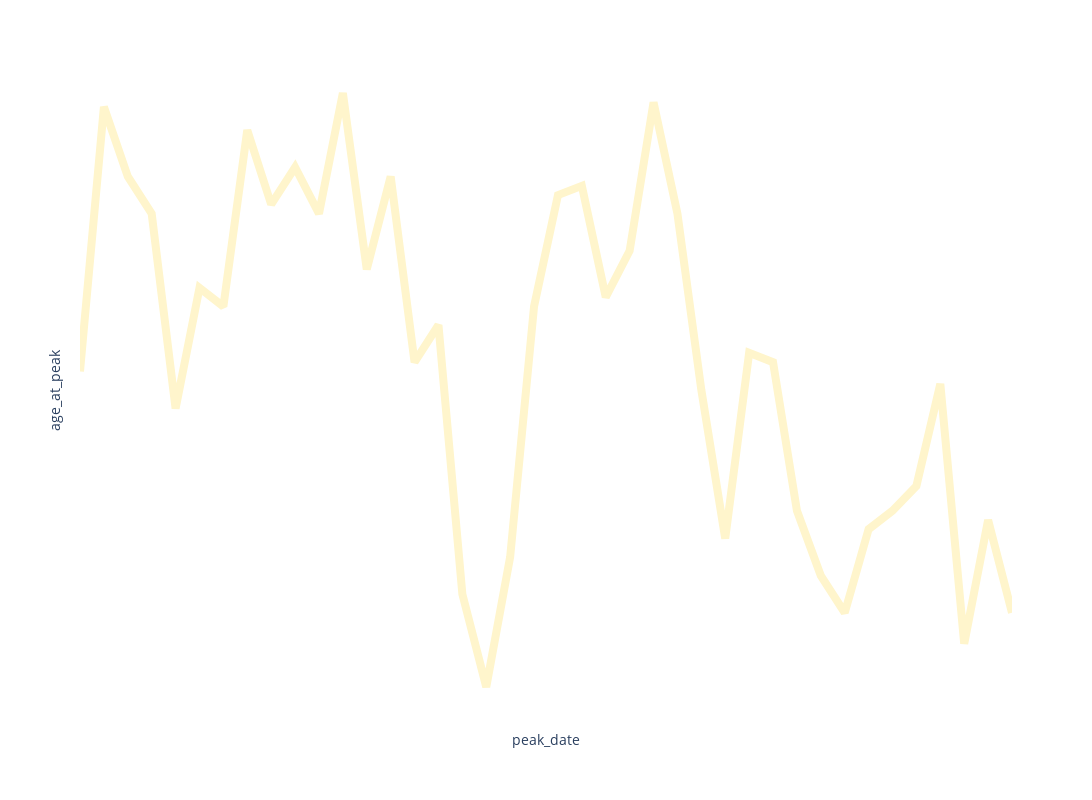
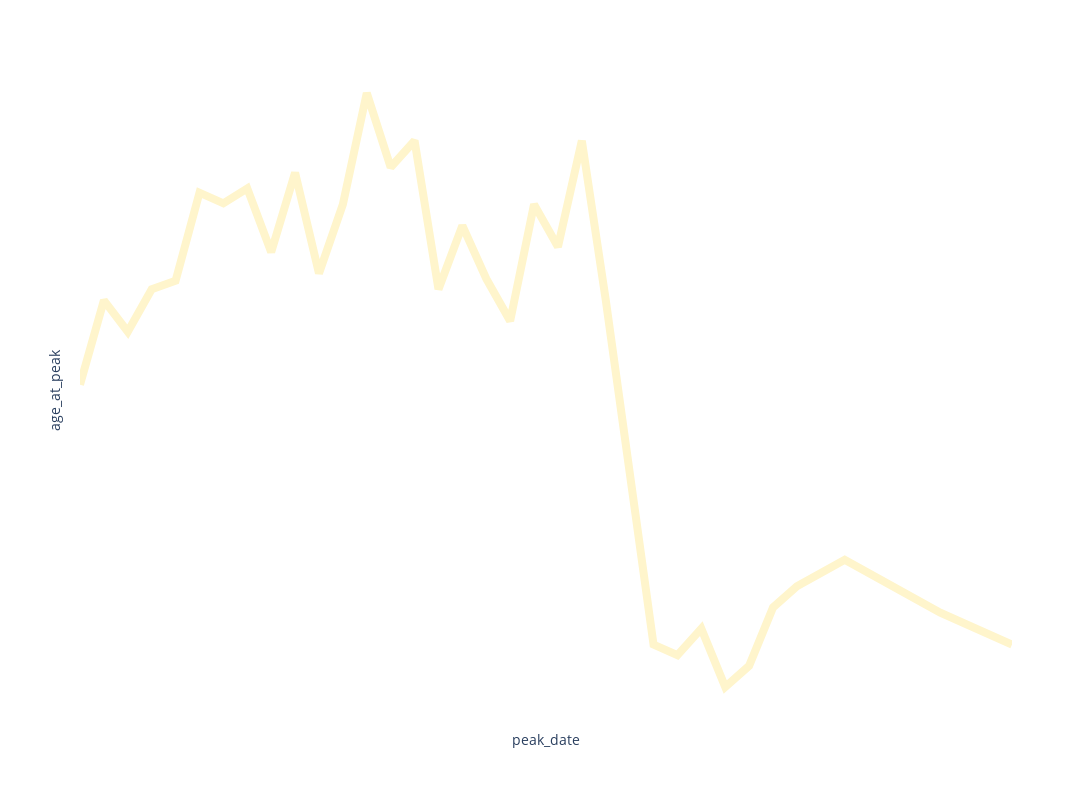
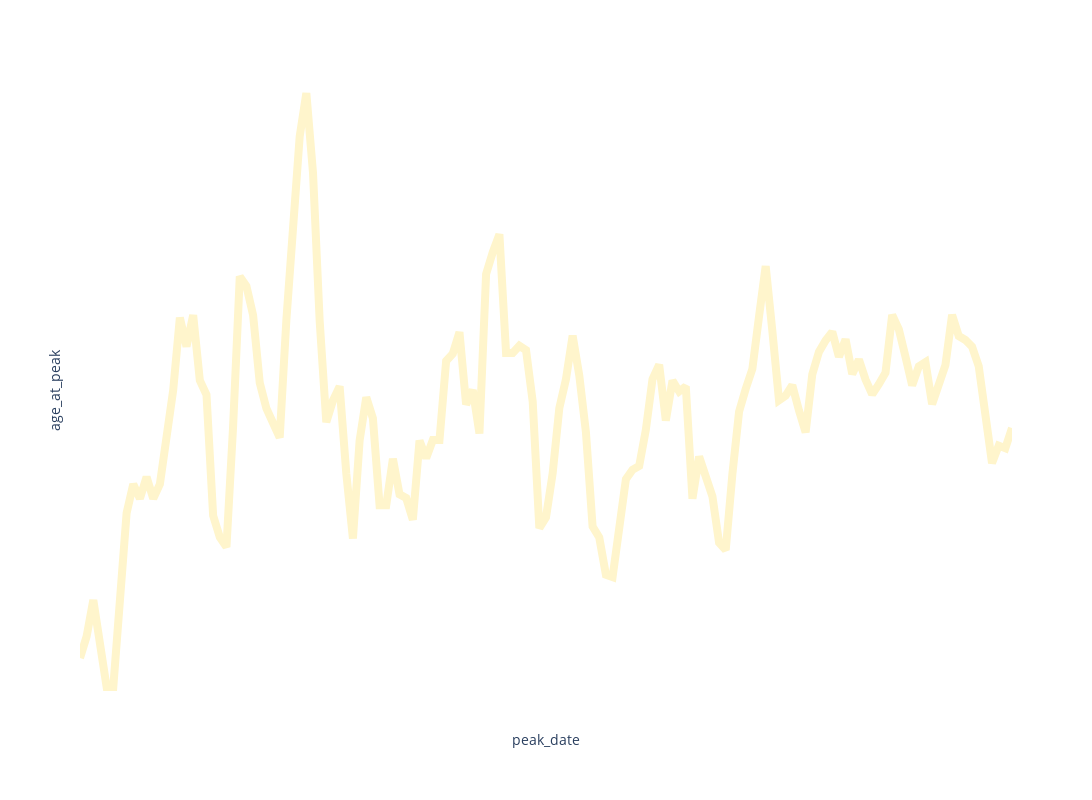
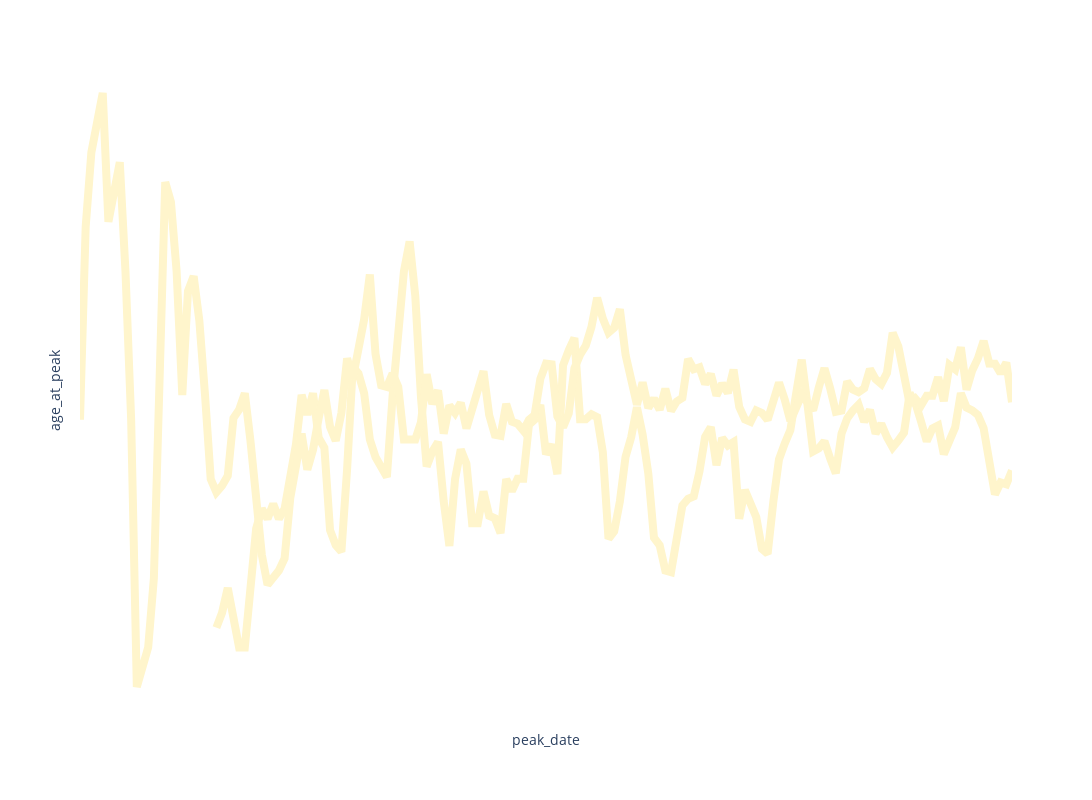

Source (notebook cell) for these figures, in order:
### Code cell
import plotly.express as px

def plot_trend_chart(df, width=800, height=600, gender='both', window=None, group_by='discipline', y_min=0, y_max=80, line_thickness=2, show_minimal=True):
    """
    Function to plot the trend chart for average age at peak performance by a chosen group (e.g., discipline, nationality) over time.

    Parameters:
    - df: The dataframe containing the data (e.g., d_athletes)
    - width: The width of the plot (default is 800)
    - height: The height of the plot (default is 600)
    - gender: The gender to filter ('M', 'F', or 'both', default is 'both')
    - window: The rolling window for smoothing the trend (None means no rolling window, otherwise set to an integer)
    - group_by: The column to group by (e.g., 'discipline', 'nationality', etc.), default is 'discipline'
    - y_min: The minimum value of the y-axis (default is 0)
    - y_max: The maximum value of the y-axis (default is 80)
    - line_thickness: The thickness of the line (default is 2)
    - show_minimal: If True, show only the line with no background, axis, or labels (default is True)
    """
    
    # Check if the provided group_by column exists in the dataframe
    if group_by not in df.columns:
        print(f"Column '{group_by}' not found in dataframe.")
        return

    # Filter the dataframe based on the gender selection
    if gender in ['M', 'F']:
        filtered_df = df[df['gender'] == gender]
    else:
        filtered_df = df  # Keep all if 'both' is selected
    
    # Group the data by 'peak_date' and the chosen group_by column, then calculate the average 'age_at_peak'
    avg_age_by_year = filtered_df.groupby(['peak_date', group_by])['age_at_peak'].mean().reset_index()

    # Sort by the group_by column to ensure legend is ordered alphabetically
    avg_age_by_year = avg_age_by_year.sort_values(by=[group_by, 'peak_date'])

    # Apply rolling window if provided
    if window:
        avg_age_by_year['age_at_peak'] = avg_age_by_year.groupby(group_by)['age_at_peak'].transform(lambda x: x.rolling(window=window, min_periods=1).mean())

    # Create a line chart with Plotly
    fig = px.line(
        avg_age_by_year,
        x='peak_date',  # X-axis as year
        y='age_at_peak',  # Y-axis as average age
        color=group_by,  # Group by the selected column
        line_group=group_by,  # Ensure lines are grouped by discipline
    )

    # Customize the line color and thickness
    fig.update_traces(
        line=dict(color='#fff5cc', width=line_thickness),  # Line color and thickness
        marker=dict(size=0)  # Remove markers
    )

    # Update layout: minimal or full layout
    if show_minimal:
        # Minimal: transparent background, no axis, no gridlines, no labels
        fig.update_layout(
            template='plotly_white',
            xaxis=dict(showgrid=False, showticklabels=False, zeroline=False),
            yaxis=dict(showgrid=False, showticklabels=False, zeroline=False),
            plot_bgcolor='rgba(0,0,0,0)',  # Transparent background
            paper_bgcolor='rgba(0,0,0,0)',  # Transparent background
            showlegend=False,
            width=width,
            height=height,
        )
    else:
        # Full layout with axis, gridlines, etc.
        fig.update_layout(
            xaxis_title='Year',
            yaxis_title='Average Age',
            template='base',
            width=width,
            height=height,
            yaxis=dict(range=[y_min, y_max]),  # Set the y-axis range
            legend=dict(traceorder='normal')  # Ensure the legend is ordered alphabetically
        )

    # Show the plot
    fig.show()

# # Example usage:
# plot_trend_chart(d_chess[d_chess['peak_date'] >= 1995], width=1200, height=800, gender='M', window=3, group_by='discipline', y_min=0, y_max=60, line_thickness=8, show_minimal=True)
plot_trend_chart(d_golf[d_golf['peak_date'] >= 1985], width=1200, height=800, gender='M', window=3, group_by='gender', y_min=0, y_max=60, line_thickness=8, show_minimal=True)
plot_trend_chart(d_golf[d_golf['peak_date'] >= 1985], width=1200, height=800, gender='F', window=3, group_by='gender', y_min=0, y_max=60, line_thickness=8, show_minimal=True)

excluded_disciplines = ['basketball', 'mma', 'dressage']

plot_trend_chart(d_athletes[~d_athletes['discipline'].isin(excluded_disciplines)], width=1200, height=800, gender='F', window=3, group_by='gender', y_min=0, y_max=60, line_thickness=8, show_minimal=True)
plot_trend_chart(d_athletes[~d_athletes['discipline'].isin(excluded_disciplines)], width=1200, height=800, gender='both', window=3, group_by='gender', y_min=0, y_max=60, line_thickness=8, show_minimal=True)

### Figure 1 — Plotly figure (JSON) as saved in the notebook; plotly's stock layout.template omitted (floating-point values rounded to 4 significant figures)
{"data": [{"hovertemplate": "gender=M<br>peak_date=%{x}<br>age_at_peak=%{y}<extra></extra>", "legendgroup": "M", "line": {"color": "#fff5cc", "dash": "solid", "width": 8}, "marker": {"size": 0, "symbol": "circle"}, "mode": "lines", "name": "M", "orientation": "v", "showlegend": true, "type": "scatter", "x": [1985, 1986, 1987, 1988, 1989, 1990, 1991, 1992, 1993, 1994, 1995, 1996, 1997, 1998, 1999, 2000, 2001, 2002, 2003, 2004, 2005, 2006, 2007, 2008, 2009, 2010, 2011, 2012, 2013, 2014, 2015, 2016, 2017, 2018, 2019, 2020, 2021, 2022, 2023, 2024], "xaxis": "x", "y": [32.25, 34.62, 34, 33.67, 31.92, 33, 32.83, 34.42, 33.75, 34.08, 33.67, 34.75, 33.17, 34, 32.33, 32.67, 30.25, 29.42, 30.58, 32.83, 33.83, 33.92, 32.92, 33.33, 34.67, 33.67, 32.08, 30.75, 32.42, 32.33, 31, 30.42, 30.08, 30.83, 31, 31.22, 32.14, 29.81, 30.92, 30.08], "yaxis": "y"}], "layout": {"height": 800, "legend": {"title": {"text": "gender"}, "tracegroupgap": 0}, "margin": {"t": 60}, "paper_bgcolor": "rgba(0,0,0,0)", "plot_bgcolor": "rgba(0,0,0,0)", "showlegend": false, "width": 1200, "xaxis": {"anchor": "y", "domain": [0, 1], "showgrid": false, "showticklabels": false, "title": {"text": "peak_date"}, "zeroline": false}, "yaxis": {"anchor": "x", "domain": [0, 1], "showgrid": false, "showticklabels": false, "title": {"text": "age_at_peak"}, "zeroline": false}}}

### Figure 2 — Plotly figure (JSON) as saved in the notebook; plotly's stock layout.template omitted (floating-point values rounded to 4 significant figures)
{"data": [{"hovertemplate": "gender=F<br>peak_date=%{x}<br>age_at_peak=%{y}<extra></extra>", "legendgroup": "F", "line": {"color": "#fff5cc", "dash": "solid", "width": 8}, "marker": {"size": 0, "symbol": "circle"}, "mode": "lines", "name": "F", "orientation": "v", "showlegend": true, "type": "scatter", "x": [1985, 1986, 1987, 1988, 1989, 1990, 1991, 1992, 1993, 1994, 1995, 1996, 1997, 1998, 1999, 2000, 2001, 2002, 2003, 2004, 2005, 2006, 2007, 2008, 2009, 2010, 2011, 2012, 2013, 2014, 2015, 2017, 2021, 2024], "xaxis": "x", "y": [28.75, 30.07, 29.58, 30.25, 30.38, 31.77, 31.6, 31.83, 30.83, 32.08, 30.5, 31.58, 33.33, 32.17, 32.58, 30.25, 31.25, 30.42, 29.75, 31.58, 30.92, 32.58, 30.08, 27.33, 24.67, 24.5, 24.92, 24, 24.33, 25.25, 25.58, 26, 25.17, 24.67], "yaxis": "y"}], "layout": {"height": 800, "legend": {"title": {"text": "gender"}, "tracegroupgap": 0}, "margin": {"t": 60}, "paper_bgcolor": "rgba(0,0,0,0)", "plot_bgcolor": "rgba(0,0,0,0)", "showlegend": false, "width": 1200, "xaxis": {"anchor": "y", "domain": [0, 1], "showgrid": false, "showticklabels": false, "title": {"text": "peak_date"}, "zeroline": false}, "yaxis": {"anchor": "x", "domain": [0, 1], "showgrid": false, "showticklabels": false, "title": {"text": "age_at_peak"}, "zeroline": false}}}

### Figure 3 — Plotly figure (JSON) as saved in the notebook; plotly's stock layout.template omitted (floating-point values rounded to 4 significant figures; data arrays with more than 128 entries replaced by an {"elided": "..."} marker saying what was removed)
{"data": [{"hovertemplate": "gender=F<br>peak_date=%{x}<br>age_at_peak=%{y}<extra></extra>", "legendgroup": "F", "line": {"color": "#fff5cc", "dash": "solid", "width": 8}, "marker": {"size": 0, "symbol": "circle"}, "mode": "lines", "name": "F", "orientation": "v", "showlegend": true, "type": "scatter", "x": {"elided": "141 int values"}, "xaxis": "x", "y": {"elided": "141 float values"}, "yaxis": "y"}], "layout": {"height": 800, "legend": {"title": {"text": "gender"}, "tracegroupgap": 0}, "margin": {"t": 60}, "paper_bgcolor": "rgba(0,0,0,0)", "plot_bgcolor": "rgba(0,0,0,0)", "showlegend": false, "width": 1200, "xaxis": {"anchor": "y", "domain": [0, 1], "showgrid": false, "showticklabels": false, "title": {"text": "peak_date"}, "zeroline": false}, "yaxis": {"anchor": "x", "domain": [0, 1], "showgrid": false, "showticklabels": false, "title": {"text": "age_at_peak"}, "zeroline": false}}}

### Figure 4 — Plotly figure (JSON) as saved in the notebook; plotly's stock layout.template omitted (floating-point values rounded to 4 significant figures; data arrays with more than 128 entries replaced by an {"elided": "..."} marker saying what was removed)
{"data": [{"hovertemplate": "gender=F<br>peak_date=%{x}<br>age_at_peak=%{y}<extra></extra>", "legendgroup": "F", "line": {"color": "#fff5cc", "dash": "solid", "width": 8}, "marker": {"size": 0, "symbol": "circle"}, "mode": "lines", "name": "F", "orientation": "v", "showlegend": true, "type": "scatter", "x": {"elided": "141 int values"}, "xaxis": "x", "y": {"elided": "141 float values"}, "yaxis": "y"}, {"hovertemplate": "gender=M<br>peak_date=%{x}<br>age_at_peak=%{y}<extra></extra>", "legendgroup": "M", "line": {"color": "#fff5cc", "dash": "solid", "width": 8}, "marker": {"size": 0, "symbol": "circle"}, "mode": "lines", "name": "M", "orientation": "v", "showlegend": true, "type": "scatter", "x": {"elided": "164 int values"}, "xaxis": "x", "y": {"elided": "164 float values"}, "yaxis": "y"}], "layout": {"height": 800, "legend": {"title": {"text": "gender"}, "tracegroupgap": 0}, "margin": {"t": 60}, "paper_bgcolor": "rgba(0,0,0,0)", "plot_bgcolor": "rgba(0,0,0,0)", "showlegend": false, "width": 1200, "xaxis": {"anchor": "y", "domain": [0, 1], "showgrid": false, "showticklabels": false, "title": {"text": "peak_date"}, "zeroline": false}, "yaxis": {"anchor": "x", "domain": [0, 1], "showgrid": false, "showticklabels": false, "title": {"text": "age_at_peak"}, "zeroline": false}}}
